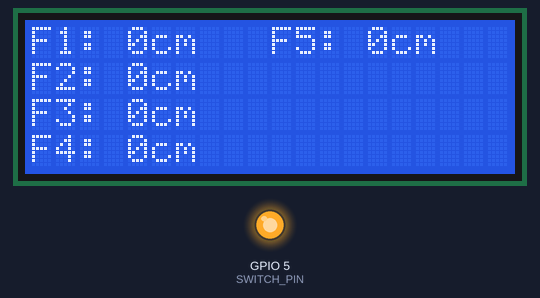
This sketch was run on a simulated ESP32. Shown: 20×4 character LCD, output pins drawn as LEDs (lit = HIGH). What the sketch prints to the serial monitor is not drawn.

Above: at 5.2 s.
Timing chart, 0 to 6.7 s (numbered marks = the images above):
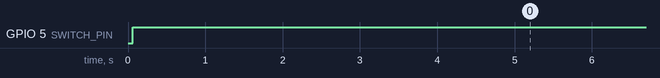

The sketch:

ESP32_A02_RS485.ino
```cpp
#define RX_PIN      16        //RX2
#define TX_PIN      17        //TX2
#define SWITCH_PIN  5         //RS485 RX/TX switch
// #define LED_BUILTIN 25
/* macro definition -----------------------------------------------------------------------*/
#define SOFT_VERSION "MB-211123-A0"  //Software version

#include <Wire.h>
#include <LiquidCrystal_I2C.h>
#include <ModbusRTU.h>

LiquidCrystal_I2C lcd(0x27,20,4);
ModbusRTU mb;

class A02{
  public:
      A02(ModbusRTU &mb, uint8_t address){
        _mb = &mb;
        _address = address;
      }
      uint16_t readRange(){
        uint16_t value[1];
        uint16_t regAddress = 0x0101;
        _mb->readHreg(_address,regAddress,value,1);
        while(_mb->slave()){
          _mb->task();
          delay(10);
        }
        return value[0];
      }
      bool setAddress(uint16_t after){
        uint16_t value = after;
        uint16_t regAddress = 0x0200;
        _mb->writeHreg(_address,regAddress,value);
        while(_mb->slave()){
          _mb->task();
          //if(value == after) break;
          delay(10);
        }
        return value;
      }
  private:
    uint8_t _address;
    ModbusRTU *_mb;
};

A02 sensor_1(mb,0x01);
A02 sensor_2(mb,0x02);
A02 sensor_3(mb,0x03);
A02 sensor_4(mb,0x04);
A02 sensor_5(mb,0x05);

void setup()
{
    // put your setup code here, to run once:
    // pinMode( LED_BUILTIN, OUTPUT );
    Serial.begin( 9600 );
    Serial2.begin(9600, SERIAL_8N1, RX_PIN, TX_PIN);
    Serial.println( SOFT_VERSION );
    Wire.begin();
    lcd.init();                      // initialize the lcd
    // Print a message to the LCD.
    lcd.backlight();
    mb.begin(&Serial2,SWITCH_PIN,false);
    mb.master();
    //sensor_1.setAddress(0x05);
}

void loop()
{

  uint16_t sensor_read = sensor_1.readRange()/10;
  uint16_t sensor2_read = sensor_2.readRange()/10;
  uint16_t sensor3_read = sensor_3.readRange()/10;
  uint16_t sensor4_read = sensor_4.readRange()/10;
  uint16_t sensor5_read = sensor_5.readRange()/10;
  Serial.print("Sensor 1 : ");
  Serial.println(sensor_read);
  Serial.print("Sensor 2 : ");
  Serial.println(sensor2_read);
  Serial.print("Sensor 3 : ");
  Serial.println(sensor3_read);
  Serial.print("Sensor 4 : ");
  Serial.println(sensor4_read);
  Serial.print("Sensor 5 : ");
  Serial.println(sensor5_read);

  lcd.clear();
  //lcd.setCursor(0,0);
  lcd.printf("F1: %dcm   F5: %dcm",sensor_read,sensor5_read);
  //delay(10);
  lcd.setCursor(0,1);
  lcd.printf("F2: %dcm",sensor2_read);
  //delay(10);
  lcd.setCursor(0,2);
  lcd.printf("F3: %dcm",sensor3_read);
  //delay(10);
  lcd.setCursor(0,3);
  lcd.printf("F4: %dcm",sensor4_read);

  //Serial.println(mb.slave());
  //mb.task();
  //Serial2.println("test");
  delay(500);

}
```

Measured:
- by itself, GPIO 5 (SWITCH_PIN): LOW → HIGH at 0.06 s
